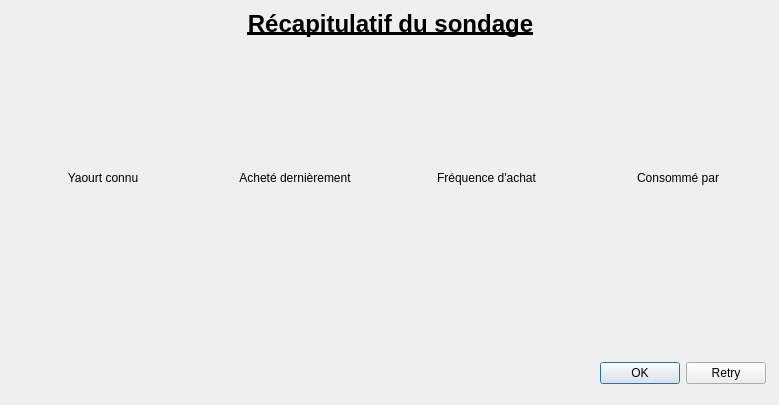
<?xml version="1.0" encoding="UTF-8"?>
<ui version="4.0">
 <class>Recap2</class>
 <widget class="QWidget" name="Recap2">
  <property name="geometry">
   <rect>
    <x>0</x>
    <y>0</y>
    <width>779</width>
    <height>405</height>
   </rect>
  </property>
  <property name="windowTitle">
   <string>Form</string>
  </property>
  <widget class="QWidget" name="verticalLayoutWidget">
   <property name="geometry">
    <rect>
     <x>10</x>
     <y>10</y>
     <width>761</width>
     <height>301</height>
    </rect>
   </property>
   <layout class="QVBoxLayout" name="verticalLayout">
    <item>
     <widget class="QLabel" name="label">
      <property name="sizePolicy">
       <sizepolicy hsizetype="Preferred" vsizetype="Fixed">
        <horstretch>0</horstretch>
        <verstretch>0</verstretch>
       </sizepolicy>
      </property>
      <property name="font">
       <font>
        <pointsize>18</pointsize>
        <weight>75</weight>
        <bold>true</bold>
        <underline>true</underline>
       </font>
      </property>
      <property name="layoutDirection">
       <enum>Qt::LeftToRight</enum>
      </property>
      <property name="text">
       <string>Récapitulatif du sondage</string>
      </property>
      <property name="alignment">
       <set>Qt::AlignHCenter|Qt::AlignTop</set>
      </property>
     </widget>
    </item>
    <item>
     <layout class="QGridLayout" name="gridLayout">
      <item row="0" column="2">
       <widget class="QLabel" name="label_3">
        <property name="text">
         <string>Acheté dernièrement</string>
        </property>
        <property name="alignment">
         <set>Qt::AlignCenter</set>
        </property>
       </widget>
      </item>
      <item row="0" column="1">
       <widget class="QLabel" name="label_2">
        <property name="text">
         <string>Yaourt connu</string>
        </property>
        <property name="alignment">
         <set>Qt::AlignCenter</set>
        </property>
       </widget>
      </item>
      <item row="0" column="3">
       <widget class="QLabel" name="label_4">
        <property name="text">
         <string>Fréquence d'achat</string>
        </property>
        <property name="alignment">
         <set>Qt::AlignCenter</set>
        </property>
       </widget>
      </item>
      <item row="0" column="4">
       <widget class="QLabel" name="label_5">
        <property name="text">
         <string>Consommé par</string>
        </property>
        <property name="alignment">
         <set>Qt::AlignCenter</set>
        </property>
       </widget>
      </item>
     </layout>
    </item>
   </layout>
  </widget>
  <widget class="QDialogButtonBox" name="buttonBox">
   <property name="geometry">
    <rect>
     <x>525</x>
     <y>360</y>
     <width>241</width>
     <height>26</height>
    </rect>
   </property>
   <property name="standardButtons">
    <set>QDialogButtonBox::Ok|QDialogButtonBox::Retry</set>
   </property>
  </widget>
 </widget>
 <resources/>
 <connections/>
</ui>
